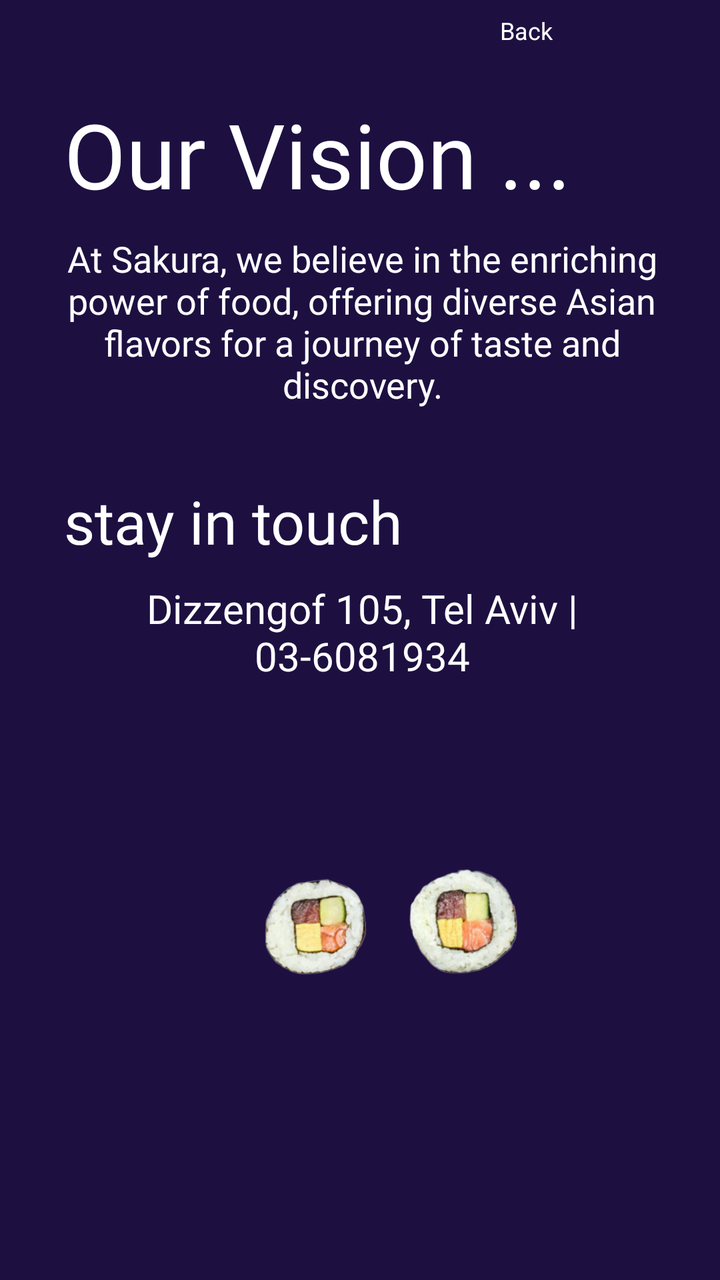
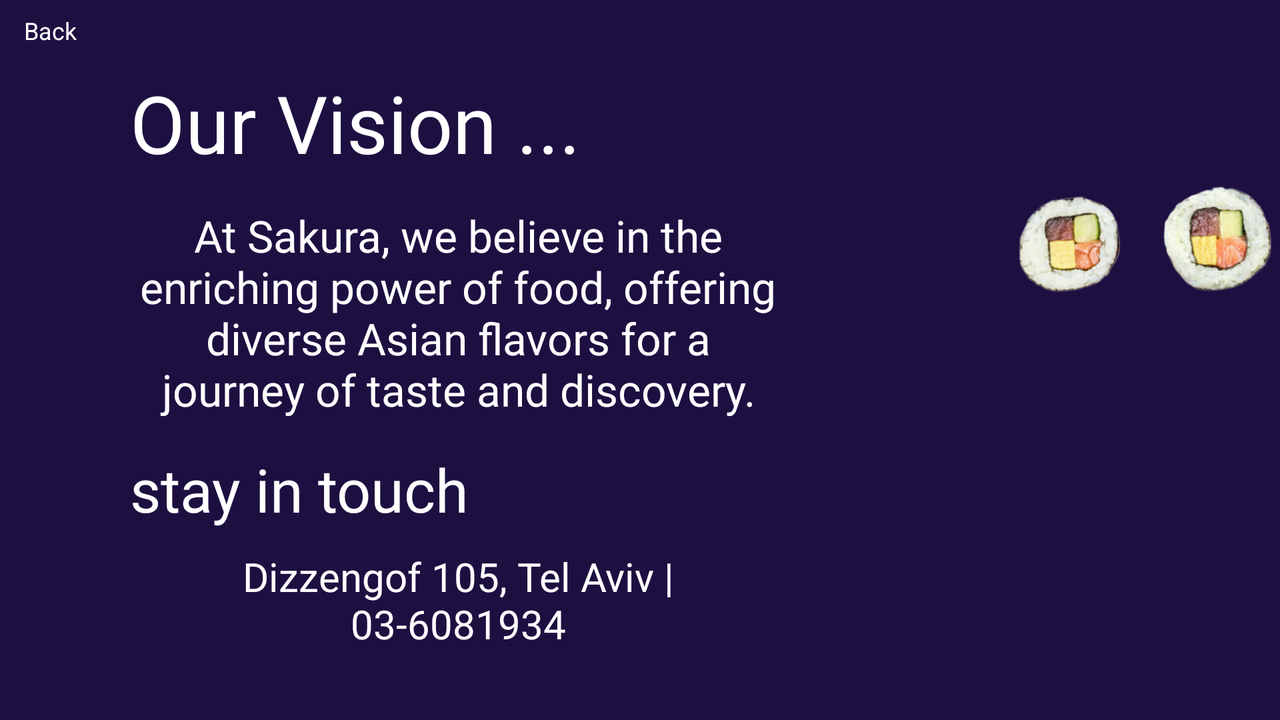

The same Android screen from two of the app's own layout files: first res/layout/ as a phone draws it, then the repository's variant for another configuration, drawn on a device whose configuration selects that folder. Both files follow.
<!-- AndroidManifest.xml: application theme Theme.SushiRestaurant -->
<!-- res/layout/our_vision.xml -->
<?xml version="1.0" encoding="utf-8"?>
<LinearLayout xmlns:android="http://schemas.android.com/apk/res/android"
    xmlns:app="http://schemas.android.com/apk/res-auto"
    xmlns:tools="http://schemas.android.com/tools"
    android:layout_width="match_parent"
    android:layout_height="match_parent"
    android:background="@drawable/our_vision_background"
    android:orientation="vertical">

    <LinearLayout
        android:id="@+id/back_container"
        android:layout_width="match_parent"
        android:layout_height="wrap_content"
        android:orientation="horizontal"
        android:layout_marginTop="7dp">

        <Space
            android:layout_width="0dp"
            android:layout_height="wrap_content"
            android:layout_weight="15" />

        <Button
            android:id="@+id/back_button"
            android:layout_width="60dp"
            android:layout_height="40dp"
            android:text="@string/back"
            android:textColor="@color/white"
            android:textSize="12sp"
            android:layout_weight="1"/>

        <Space
            android:layout_width="0dp"
            android:layout_height="wrap_content"
            android:layout_weight="2" />

    </LinearLayout>

    <LinearLayout
        android:id="@+id/vision_container"
        android:layout_width="match_parent"
        android:layout_height="wrap_content"
        android:orientation="vertical"
        android:layout_marginStart="32dp"
        android:layout_marginEnd="30dp">

        <TextView
            android:id="@+id/vision_label"
            android:layout_width="wrap_content"
            android:layout_height="wrap_content"
            android:fontFamily="@font/amaranth"
            android:gravity="center"
            android:text="@string/our_vision_label"
            android:textColor="@color/white"
            android:textSize="45sp" />

        <TextView
            android:id="@+id/vision_description"
            android:layout_width="wrap_content"
            android:layout_height="wrap_content"
            android:fontFamily="@font/amaranth"
            android:text="@string/vision_description"
            android:textColor="@color/white"
            android:textSize="18sp"
            android:gravity="center"
            android:layout_marginTop="10dp"
            android:layout_marginBottom="20dp"/>
    </LinearLayout>

    <LinearLayout
        android:id="@+id/stay_in_touch_container"
        android:layout_width="match_parent"
        android:layout_height="wrap_content"
        android:orientation="vertical"
        android:layout_marginTop="16dp"
        android:layout_marginStart="32dp"
        android:layout_marginEnd="30dp">

        <TextView
            android:id="@+id/stay_in_touch"
            android:layout_width="wrap_content"
            android:layout_height="wrap_content"
            android:fontFamily="@font/amaranth"
            android:gravity="center"
            android:text="@string/stay_in_touch"
            android:textColor="@color/white"
            android:textSize="30sp" />

        <TextView
            android:id="@+id/contact_details"
            android:layout_width="match_parent"
            android:layout_height="match_parent"
            android:fontFamily="@font/amaranth"
            android:text="@string/contact_details"
            android:textColor="@color/white"
            android:textSize="20sp"
            android:gravity="center"
            android:layout_marginTop="10dp" />

    </LinearLayout>

    <Space
        android:layout_width="match_parent"
        android:layout_height="wrap_content"
        android:layout_weight="1"/>

    <LinearLayout
        android:id="@+id/stars_container"
        android:layout_width="match_parent"
        android:layout_height="73dp"
        android:layout_marginStart="32dp"
        android:layout_marginTop="20dp"
        android:layout_marginEnd="30dp"
        android:orientation="horizontal"
        app:layout_constraintEnd_toEndOf="parent"
        app:layout_constraintStart_toStartOf="parent"
        app:layout_constraintTop_toBottomOf="@id/vision_container"
        android:layoutDirection="ltr">

        <ImageView
            android:id="@+id/star1"
            android:layout_width="45dp"
            android:layout_height="45dp"
            android:layout_marginStart="40dp"
            android:layout_marginTop="12dp"
            android:rotation="-20"
            app:srcCompat="@drawable/star" />

        <Space
            android:layout_width="0dp"
            android:layout_height="wrap_content"
            android:layout_weight="1" />

        <ImageView
            android:id="@+id/star2"
            android:layout_width="45dp"
            android:layout_height="45dp"
            android:layout_marginTop="15dp"
            android:layout_marginEnd="40dp"
            android:rotation="20"
            app:srcCompat="@drawable/star" />

    </LinearLayout>

    <LinearLayout
        android:id="@+id/lady"
        android:layout_width="wrap_content"
        android:layout_height="wrap_content"
        android:orientation="horizontal"
        android:layout_gravity="center_horizontal">

        <androidx.constraintlayout.widget.ConstraintLayout
            android:layout_width="wrap_content"
            android:layout_height="wrap_content"
            android:layoutDirection="ltr">

            <ImageView
                android:id="@+id/lady_sushi"
                android:layout_width="328dp"
                android:layout_height="wrap_content"
                android:adjustViewBounds="true"
                android:scaleType="centerCrop"
                android:src="@drawable/lady_vision"
                tools:ignore="MissingConstraints" />

            <ImageView
                android:id="@+id/left_eye_lady_sushi"
                android:layout_width="52dp"
                android:layout_height="49dp"
                android:layout_marginBottom="244dp"
                android:adjustViewBounds="true"
                android:scaleType="centerCrop"
                android:src="@drawable/sushi_left_eye"
                app:layout_constraintBottom_toBottomOf="parent"
                app:layout_constraintEnd_toEndOf="parent"
                app:layout_constraintHorizontal_bias="0.42"
                app:layout_constraintStart_toStartOf="parent"
                tools:ignore="MissingConstraints" />

            <ImageView
                android:id="@+id/right_eye_lady_sushi"
                android:layout_width="54dp"
                android:layout_height="53dp"
                android:layout_marginBottom="244dp"
                android:adjustViewBounds="true"
                android:scaleType="centerCrop"
                android:src="@drawable/sushi_right_eye"
                app:layout_constraintBottom_toBottomOf="parent"
                app:layout_constraintEnd_toEndOf="parent"

                app:layout_constraintHorizontal_bias="0.689"
                app:layout_constraintStart_toStartOf="parent"
                tools:ignore="MissingConstraints" />

        </androidx.constraintlayout.widget.ConstraintLayout>

    </LinearLayout>

</LinearLayout>
<!-- resources referenced by this layout -->
<resources>
  <color name="white">#FFFFFFFF</color>
  <!-- drawable our_vision_background: png bitmap (drawable, 21342 bytes) -->
  <!-- drawable star (drawable) -->
  <vector xmlns:android="http://schemas.android.com/apk/res/android" android:height="24dp" android:tint="#D4D742" android:viewportHeight="24" android:viewportWidth="24" android:width="24dp">
        
      <path android:fillColor="@android:color/white" android:pathData="M19,9l1.25,-2.75L23,5l-2.75,-1.25L19,1l-1.25,2.75L15,5l2.75,1.25L19,9zM11.5,9.5L9,4 6.5,9.5 1,12l5.5,2.5L9,20l2.5,-5.5L17,12l-5.5,-2.5zM19,15l-1.25,2.75L15,19l2.75,1.25L19,23l1.25,-2.75L23,19l-2.75,-1.25L19,15z"/>
      
  </vector>
  <!-- drawable sushi_left_eye: png bitmap (drawable, 208906 bytes) -->
  <!-- drawable sushi_right_eye: png bitmap (drawable, 225593 bytes) -->
  <string name="back">Back</string>
  <string name="contact_details">Dizzengof 105, Tel Aviv | 03-6081934</string>
  <string name="our_vision_label">Our Vision ...</string>
  <string name="stay_in_touch">stay in touch</string>
  <string name="vision_description">At Sakura, we believe in the enriching power of food, offering diverse Asian flavors for a journey of taste and discovery.</string>
</resources>
<!-- res/layout-land/our_vision.xml (the repository's variant of the layout above) -->
<!-- drawn on the phone turned sideways -->
<?xml version="1.0" encoding="utf-8"?>
<LinearLayout xmlns:android="http://schemas.android.com/apk/res/android"
    xmlns:app="http://schemas.android.com/apk/res-auto"
    xmlns:tools="http://schemas.android.com/tools"
    android:layout_width="match_parent"
    android:layout_height="match_parent"
    android:background="@drawable/our_vision_background"
    android:orientation="horizontal">

    <Button
        android:id="@+id/back_button"
        android:layout_width="80dp"
        android:layout_height="40dp"
        android:layout_marginTop="7dp"
        android:layout_marginStart="12dp"
        android:layout_weight="1"
        android:text="@string/back"
        android:textColor="@color/white"
        android:textSize="12sp" />

    <Space
        android:layout_width="0dp"
        android:layout_height="wrap_content"
        android:layout_weight="1" />

    <LinearLayout
        android:id="@+id/vision_container"
        android:layout_width="328dp"
        android:layout_height="wrap_content"
        android:layout_gravity="center_vertical"
        android:orientation="vertical">

        <TextView
            android:id="@+id/vision_label"
            android:layout_width="wrap_content"
            android:layout_height="wrap_content"
            android:fontFamily="@font/amaranth"
            android:gravity="center"
            android:text="@string/our_vision_label"
            android:textColor="@color/white"
            android:textSize="40sp"
            android:layout_marginBottom="10dp" />

        <TextView
            android:id="@+id/vision_description"
            android:layout_width="wrap_content"
            android:layout_height="wrap_content"
            android:layout_marginTop="5dp"
            android:layout_marginBottom="15dp"
            android:fontFamily="@font/amaranth"
            android:gravity="center"
            android:text="@string/vision_description"
            android:textColor="@color/white"
            android:textSize="22sp" />

        <TextView
            android:id="@+id/stay_in_touch"
            android:layout_width="wrap_content"
            android:layout_height="wrap_content"
            android:fontFamily="@font/amaranth"
            android:gravity="center"
            android:text="@string/stay_in_touch"
            android:textColor="@color/white"
            android:textSize="30sp" />

        <TextView
            android:id="@+id/contact_details"
            android:layout_width="match_parent"
            android:layout_height="match_parent"
            android:layout_marginTop="10dp"
            android:fontFamily="@font/amaranth"
            android:gravity="center"
            android:text="@string/contact_details"
            android:textColor="@color/white"
            android:textSize="20sp" />

    </LinearLayout>

    <Space
        android:layout_width="0dp"
        android:layout_height="wrap_content"
        android:layout_weight="1" />

    <LinearLayout
        android:id="@+id/image_container"
        android:layout_width="wrap_content"
        android:layout_height="wrap_content"
        android:orientation="vertical"
        android:layout_gravity="center_vertical">

        <LinearLayout
            android:id="@+id/stars_container"
            android:layout_width="match_parent"
            android:layout_height="73dp"
            android:layout_marginStart="32dp"
            android:layout_marginTop="20dp"
            android:layout_marginEnd="30dp"
            android:orientation="horizontal"
            app:layout_constraintEnd_toEndOf="parent"
            app:layout_constraintStart_toStartOf="parent"
            app:layout_constraintTop_toBottomOf="@id/vision_container"
            android:layoutDirection="ltr">

            <ImageView
                android:id="@+id/star1"
                android:layout_width="45dp"
                android:layout_height="45dp"
                android:layout_marginStart="40dp"
                android:layout_marginTop="12dp"
                android:rotation="-20"
                app:srcCompat="@drawable/star" />

            <Space
                android:layout_width="0dp"
                android:layout_height="wrap_content"
                android:layout_weight="1" />

            <ImageView
                android:id="@+id/star2"
                android:layout_width="45dp"
                android:layout_height="45dp"
                android:layout_marginTop="15dp"
                android:layout_marginEnd="40dp"
                android:rotation="20"
                app:srcCompat="@drawable/star" />

        </LinearLayout>

        <Space
            android:layout_width="match_parent"
            android:layout_height="wrap_content"
            android:layout_weight="1"/>

            <androidx.constraintlayout.widget.ConstraintLayout
                android:layout_width="wrap_content"
                android:layout_height="wrap_content"
                android:layoutDirection="ltr">

                <ImageView
                    android:id="@+id/lady_sushi"
                    android:layout_width="328dp"
                    android:layout_height="wrap_content"
                    android:adjustViewBounds="true"
                    android:scaleType="centerCrop"
                    android:src="@drawable/lady_vision"
                    tools:ignore="MissingConstraints" />

                <ImageView
                    android:id="@+id/left_eye_lady_sushi"
                    android:layout_width="52dp"
                    android:layout_height="49dp"
                    android:layout_marginBottom="244dp"
                    android:adjustViewBounds="true"
                    android:scaleType="centerCrop"
                    android:src="@drawable/sushi_left_eye"
                    app:layout_constraintBottom_toBottomOf="parent"
                    app:layout_constraintEnd_toEndOf="parent"
                    app:layout_constraintHorizontal_bias="0.42"
                    app:layout_constraintStart_toStartOf="parent"
                    tools:ignore="MissingConstraints" />

                <ImageView
                    android:id="@+id/right_eye_lady_sushi"
                    android:layout_width="54dp"
                    android:layout_height="53dp"
                    android:layout_marginBottom="244dp"
                    android:adjustViewBounds="true"
                    android:scaleType="centerCrop"
                    android:src="@drawable/sushi_right_eye"
                    app:layout_constraintBottom_toBottomOf="parent"
                    app:layout_constraintEnd_toEndOf="parent"

                    app:layout_constraintHorizontal_bias="0.689"
                    app:layout_constraintStart_toStartOf="parent"
                    tools:ignore="MissingConstraints" />

            </androidx.constraintlayout.widget.ConstraintLayout>

    </LinearLayout>

    <Space
        android:layout_width="0dp"
        android:layout_height="wrap_content"
        android:layout_weight="1" />

</LinearLayout>
